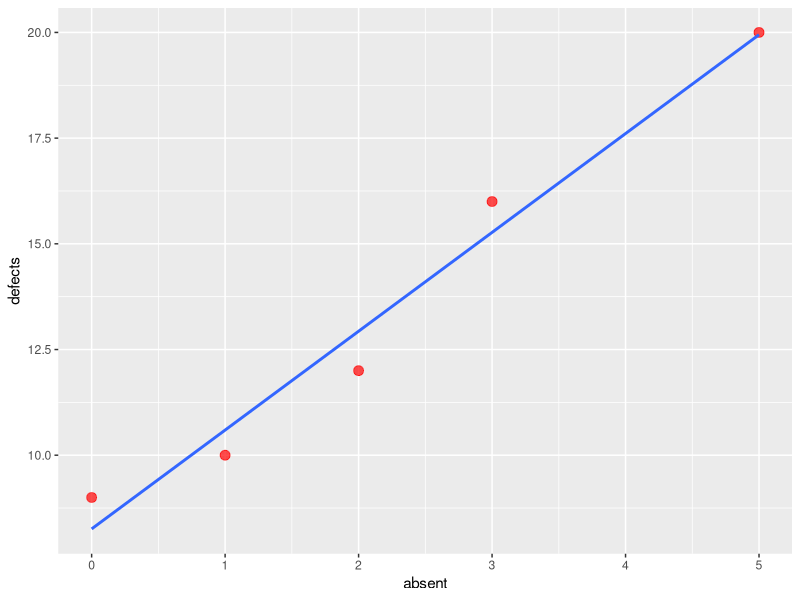
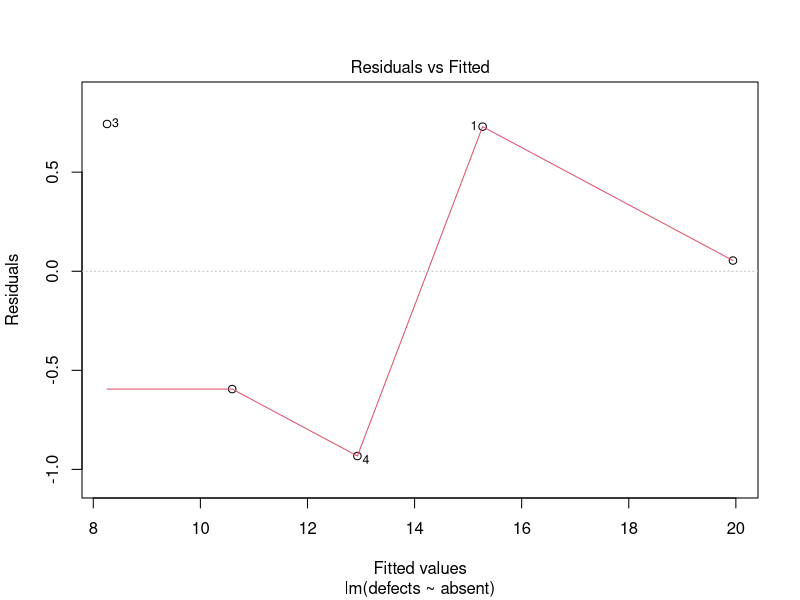
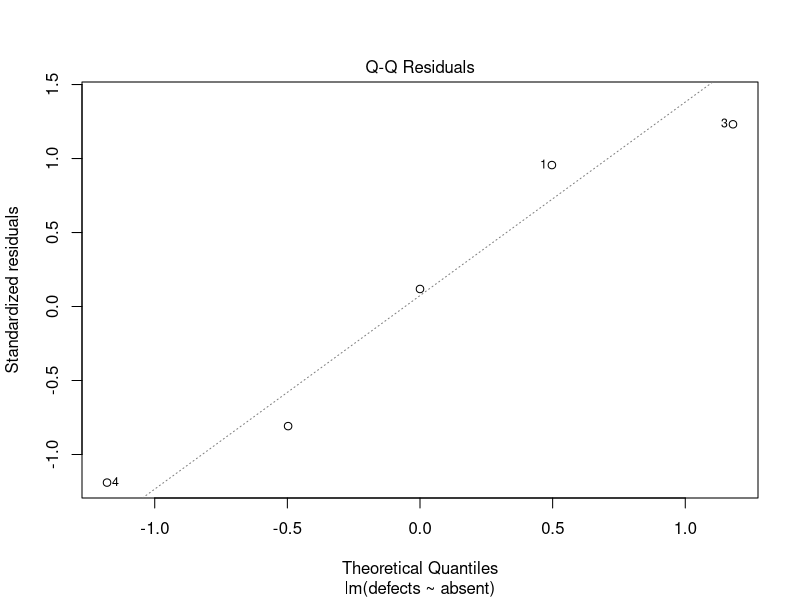
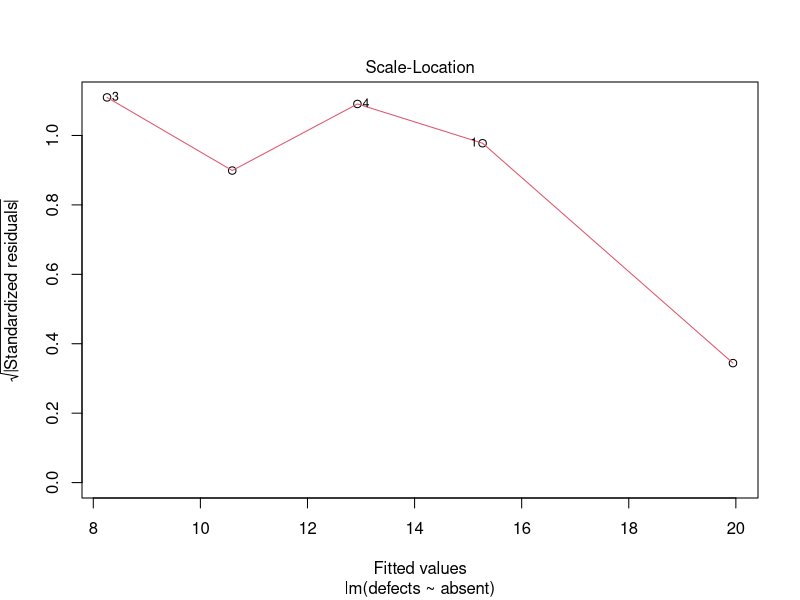
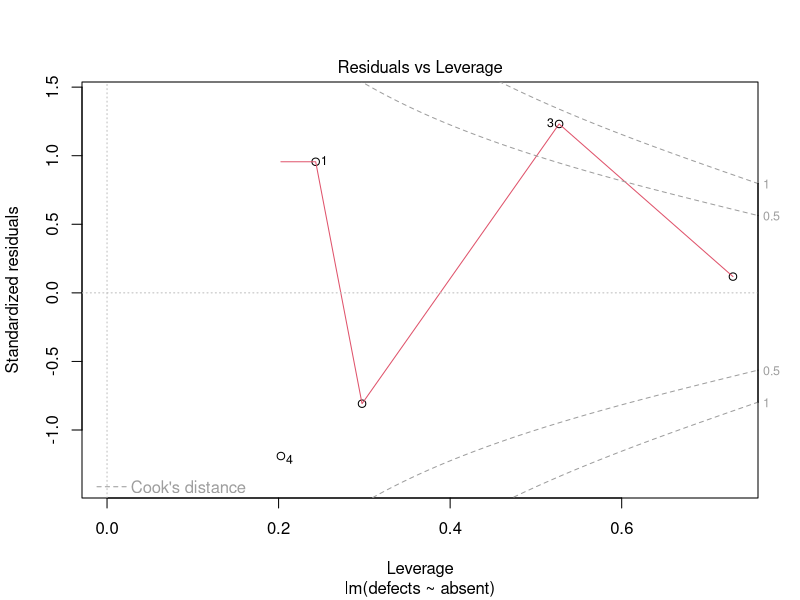
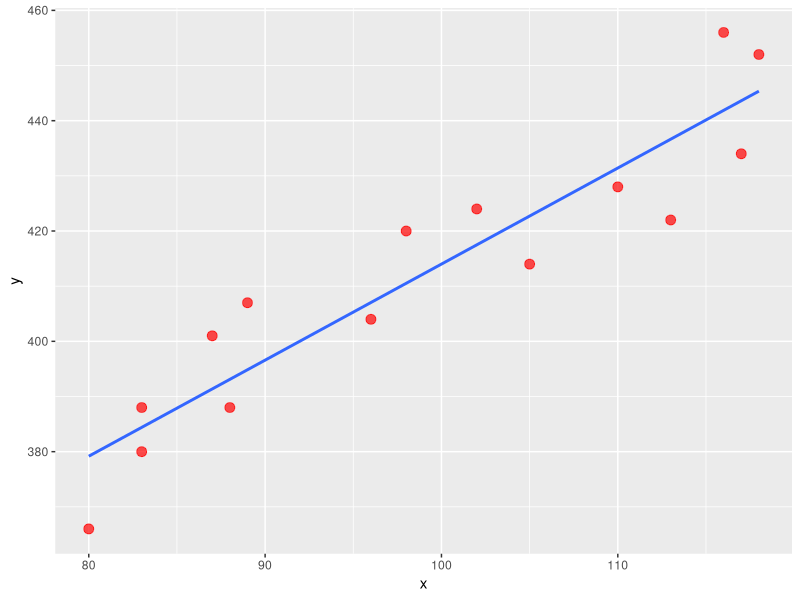
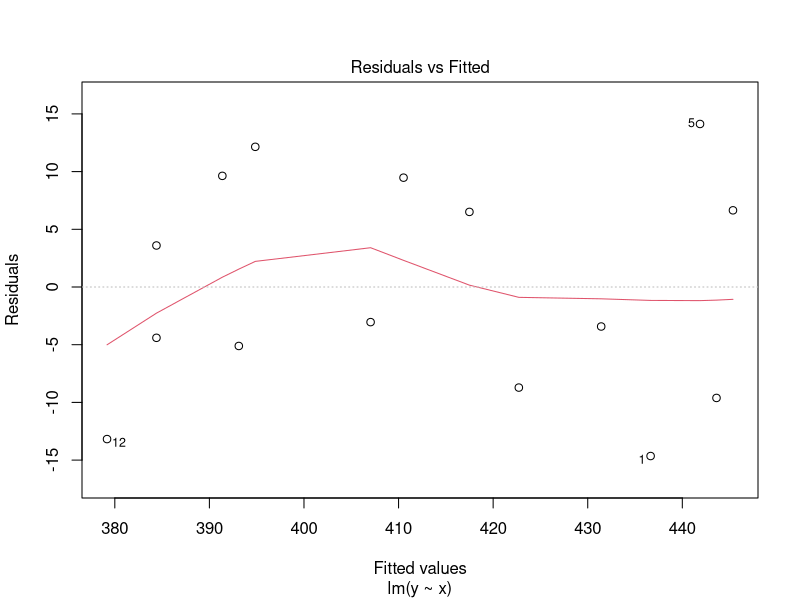
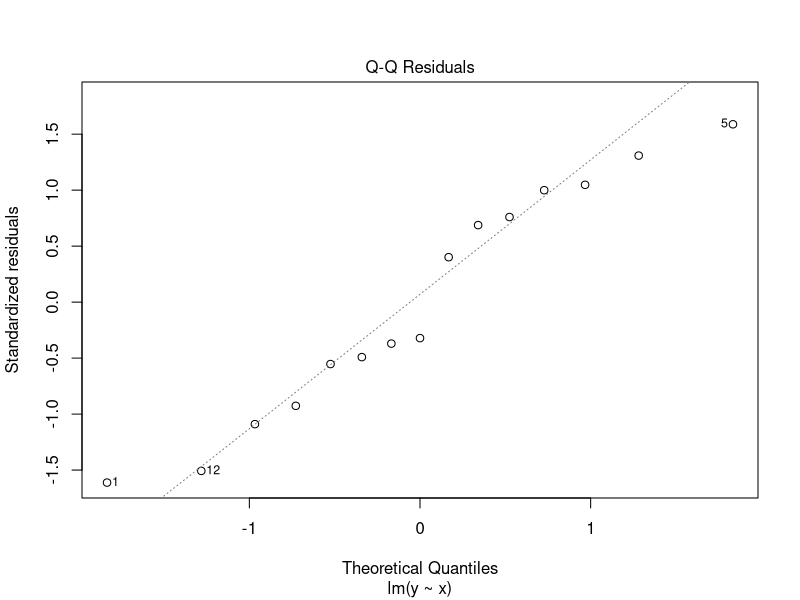

The R source for these figures, in order:
lec12_1 <- read.csv("lec12-1.csv")

# create a scatter plot
library(ggplot2)
ggplot(lec12_1, aes(x=absent, y=defects)) + #create the scatter plot
  geom_point(alpha=0.7, size=3, col='red') + # colors the dots
  geom_smooth(formula = y~x, method="lm", se=FALSE) #adds the line

lm_example1 <- lm(defects~absent, lec12_1)
lm_example1
summary(lm_example1)

plot(lm_example1)

lec12_2 <- read.csv('lec12-2.csv')

library(ggplot2)
ggplot(lec12_2, aes(x=x, y=y)) +
  geom_point(alpha=0.7, size=3, col='red') + 
  geom_smooth(formula = y~x, method="lm", se=FALSE)

lm_example2 <- lm(y~x, lec12_2)
lm_example2
plot(lm_example2)

summary(lm_example2)

#Global Significance
# Ho: The regression is insignificant
# H1: The regression is significant


# Let's define a DataFrame manually
# c() is a function for defining lists
xdata <- c(11, 6, 14, 8, 14)
ydata <- c(-35, -18, -46, -22, -45)

example3 <- data.frame(x=xdata, y=ydata)

# no need for library(ggplot2), it's been loaded
ggplot(example3, aes(x=xdata, y=ydata)) +
  geom_point(alpha=0.7, size=3, col='red') + 
  geom_smooth(formula = y~x, method="lm", se=FALSE)

lme3 <- lm(y~x, example3)
lme3

summe3 <- summary(lme3)
summe3


b0 <- lme3$coefficients[[1]] # get int
b1 <- lme3$coefficients[[2]] # get slope

b0_hyp <- 3 	# from hypotheses
b1_hyp <- -4	# from hypotheses

sigma = summe3$sigma

xbar = mean(example3$x)
n = nrow(example3)

Sxx = sum(example3$x^2) - sum(example3$x)^2/n

t0_slope = (b1 - b1_hyp) / (sigma^2/Sxx)^(0.5)

t0_int = (b0 - b0_hyp) / (sigma^2 * ( 1/n + xbar^2/Sxx))^(0.5)

dfe = lme3$df.residual
alpha = 0.05
t_crit = qt(1-alpha/2, dfe) # for both since we have same df errors

# Reject H0 for slope?
t0_slope > t_crit

# Reject H0 for int?
t0_int > t_crit






